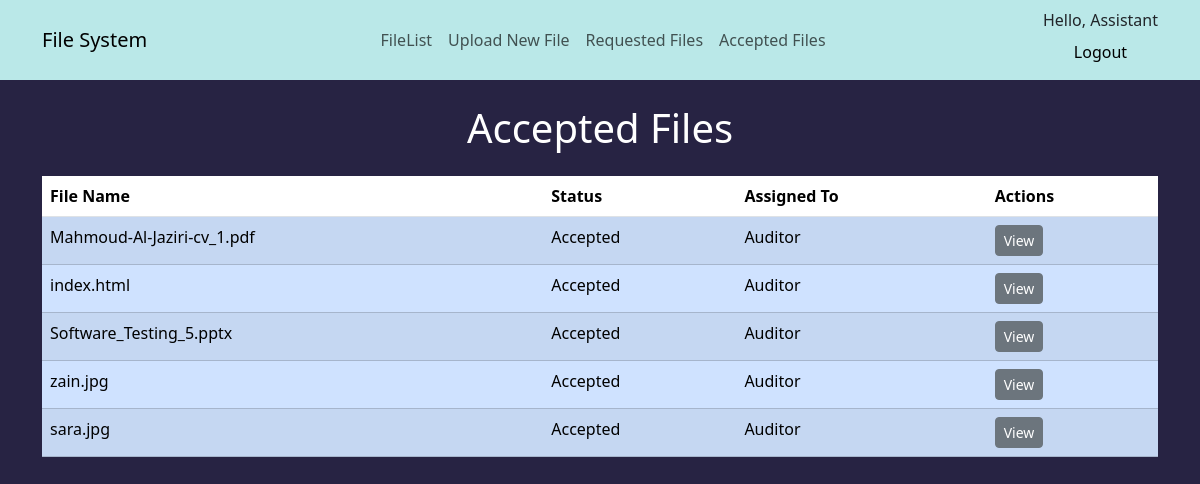
The page /acceptedFiles/ (signed in) on the database its author committed.
### DocumentFlow/models.py (models this page shows)
class File(models.Model):
    FILE_TYPE_CHOICES = [
        ('.txt', '.txt'),
        ('.csv', '.csv'),
        ('.json', '.json'),
        ('.docx', '.docx'),
        ('.pdf', '.pdf'),
        ('.jpg', '.jpg'),
        ('.mp3', '.mp3'),
        ('.mp4', '.mp4'),
    ]
    file = models.FileField(upload_to='static/uploads/')
    file_type = models.CharField(max_length=10, choices=FILE_TYPE_CHOICES)
    description = models.TextField()
    uploaded_by = models.ForeignKey(User, on_delete=models.CASCADE, related_name='uploaded_files')
    status = models.CharField(max_length=20, choices=STATUS_CHOICES, default=STATUS_PENDING)
    assigned_to = models.ForeignKey(User, on_delete=models.CASCADE, related_name='assigned_files', null=True, blank=True)
    date_uploaded = models.DateTimeField(auto_now_add=True)
    notes = models.TextField(blank=True)
    rejection_notes = models.TextField(blank=True)
    def __str__(self):
        return os.path.basename(self.file.name)

### DocumentFlow/views.py (the view)
# urls.py: path('acceptedFiles/', views.accepted_file_list, name='accepted_file_list'),
@login_required
def accepted_file_list(request):
    files = File.objects.filter(status='Accepted')
    return render(request, 'DocumentFlow/accepted_file_list.html', {'files': files})

### DocumentFlow/templates/DocumentFlow/accepted_file_list.html (shortened to what this page needs)
{% extends "DocumentFlow/main.html" %}
{% block content %}
<div class="container mt-4">
    <h1 class="text-white text-center mb-4">Accepted Files</h1>
    <div class="table-responsive">
        <table class="table table-striped table-hover">
            <thead class="thead-dark">
                <tr>
                    <th>File Name</th>
                    <th>Status</th>
                    <th>Assigned To</th>
                    <th>Actions</th>
                </tr>
            </thead>
            <tbody>
                {% for file in files %}
                    <tr class="table-primary">
                        <td>{{ file }}</td>
                        <td>{{ file.status }}</td>
                        <td>{{ file.assigned_to }}</td>
                        <td>
                            <a href="{% url 'file_detail' file.pk %}" class="btn btn-secondary btn-sm">View</a>
                        </td>
                    </tr>
                {% endfor %}
            </tbody>
        </table>
    </div>
</div>
{% endblock %}

### DocumentFlow/templates/DocumentFlow/navbar.html (shortened to what this page needs)
<nav class="navbar sticky-top navbar-expand-lg navbar-light" style="background-color:#bae8e8">
  <div class="container">
    <a class="navbar-brand" href="">File System</a>
    <div class="collapse navbar-collapse justify-content-between" id="navbarNav">
      <ul class="navbar-nav mx-auto">
        <li class="nav-item active">
          <a class="nav-link" href="{% url "file_list" %}">FileList</a>
        </li>
        <li class="nav-item">
          {% if request.user.groups.all.0.name == "Assistant" or request.user.groups.all.0.name == "Auditor" %}
          <a class="nav-link" href="{% url 'upload_file' %}">Upload New File</a>
          {% endif %}
        </li>
        <li class="nav-item">
          <a class="nav-link" href="{% url "file_request_list" %}">Requested Files</a>
        </li>
          <li class="nav-item">
            <a class="nav-link" href="{% url "accepted_file_list" %}">Accepted Files</a>
          </li>
      </ul>
        <ul class="navbar-nav">
          <li class="nav-item">
            <span class="hello-msg">Hello, {{request.user}}</span>
            <a class="nav-link btn btn-info text-black ml-auto" href="{% url 'logout' %}">Logout</a>
          </li>
        </ul>
    </div>
  </div>
</nav>

### DocumentFlow/templates/DocumentFlow/main.html (style rules this page uses)
body { background-color : #272343; }

### rows shown on the page
File: file "Mahmoud-Al-Jaziri-cv_1.pdf", status "Accepted", assigned_to "Auditor"
File: file "index.html", status "Accepted", assigned_to "Auditor"
File: file "Software_Testing_5.pptx", status "Accepted", assigned_to "Auditor"
File: file "zain.jpg", status "Accepted", assigned_to "Auditor"
File: file "sara.jpg", status "Accepted", assigned_to "Auditor"

### other values the page prints
{{ request.user }} "Assistant"
